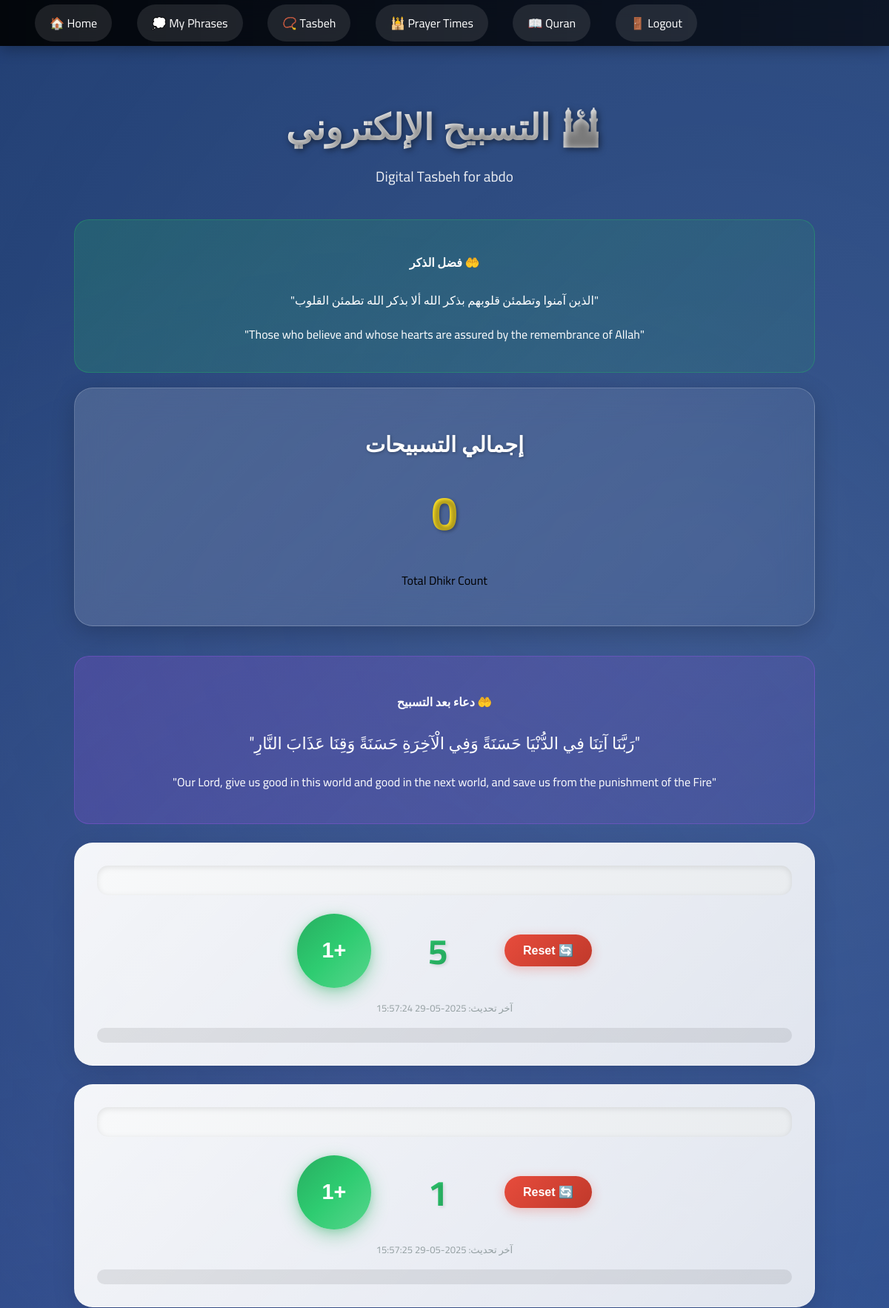
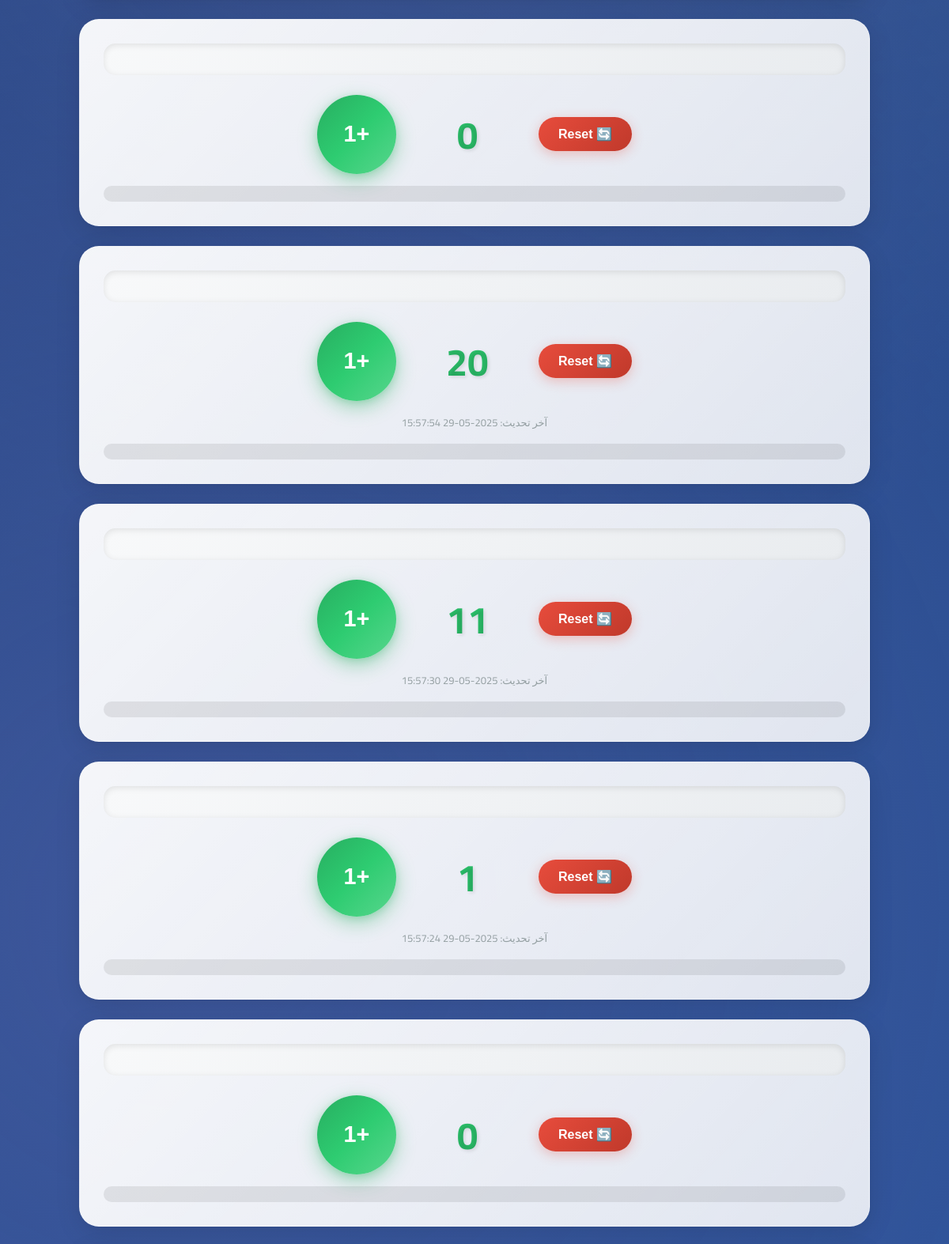
Screenshot of /tasbeh (signed in, upper part) with the database file from the repository (2 pictures, top to bottom).
### tables this page shows
CREATE TABLE tasbeh_counts (
            id INTEGER PRIMARY KEY AUTOINCREMENT,
            user_id INTEGER,
            phrase TEXT NOT NULL,
            count INTEGER DEFAULT 0,
            last_updated TIMESTAMP DEFAULT CURRENT_TIMESTAMP,
            FOREIGN KEY (user_id) REFERENCES users (id),
            UNIQUE(user_id, phrase)
        );

### app.py (the view)
@app.route('/tasbeh')
def tasbeh():
    if 'user_id' not in session:
        return redirect(url_for('login'))
    conn = get_db_connection()
    cursor = conn.cursor()
    cursor.execute('''
        SELECT phrase, count, last_updated
        FROM tasbeh_counts
        WHERE user_id = ?
        ORDER BY last_updated DESC
    ''', (session['user_id'],))
    user_counts = {}
    for row in cursor.fetchall():
        user_counts[row[0]] = {'count': row[1], 'last_updated': row[2]}
    conn.close()
    phrases_data = []
    for i, phrase in enumerate(islamic_phrases):
        count_data = user_counts.get(phrase, {'count': 0, 'last_updated': None})
        phrases_data.append({
            'id': i + 1,
            'text': phrase,
            'count': count_data['count'],
            'last_updated': count_data['last_updated']
        })
    total_dhikr = sum(phrase['count'] for phrase in phrases_data)
    return render_template('tasbeh.html',
                         phrases=phrases_data,
                         username=session.get('username'),
                         total_dhikr=total_dhikr)

### app.py (called while the page is built)
def get_db_connection():
    db_path = '/app/data/app.db' if os.path.exists('/app/data') else 'app.db'
    return sqlite3.connect(db_path)

@app.context_processor
def inject_theme_settings():
    return {
        'theme_css': url_for('static', filename='css/theme.css'),
        'theme_js': url_for('static', filename='js/theme.js')
    }

### templates/tasbeh.html (shortened to what this page needs)
<!DOCTYPE html>
<html lang="ar" dir="rtl">
<head>
</head>
<body>
    <nav class="navbar" style="direction: ltr;">
        <a href="{{ url_for('home') }}">🏠 Home</a>
        <a href="{{ url_for('my_phrases') }}">💭 My Phrases</a>
        <a href="{{ url_for('tasbeh') }}">📿 Tasbeh</a>
        <a href="{{ url_for('prayer_times') }}">🕌 Prayer Times</a>
        <a href="{{ url_for('quran') }}">📖 Quran</a>
        <a href="{{ url_for('logout') }}">🚪 Logout</a>
    </nav>
    <div class="container">
        <div class="header">
            <h1>🕌 التسبيح الإلكتروني</h1>
            <p>Digital Tasbeh for {{ username }}</p>
        </div>
        <div class="islamic-reminder">
            <h4>🤲 فضل الذكر</h4>
            <p>"الذين آمنوا وتطمئن قلوبهم بذكر الله ألا بذكر الله تطمئن القلوب"</p>
            <p>"Those who believe and whose hearts are assured by the remembrance of Allah"</p>
        </div>
        <div class="total-counter">
            <h3>إجمالي التسبيحات</h3>
            <div class="total-count" id="totalCount">0</div>
            <p>Total Dhikr Count</p>
        </div>
        <div class="dua-section">
            <h4>🤲 دعاء بعد التسبيح</h4>
            <div class="dua-text">
                "رَبَّنَا آتِنَا فِي الدُّنْيَا حَسَنَةً وَفِي الْآخِرَةِ حَسَنَةً وَقِنَا عَذَابَ النَّارِ"
            </div>
            <p>"Our Lord, give us good in this world and good in the next world, and save us from the punishment of the Fire"</p>
        </div>
        {% for phrase_data in phrases %}
        <div class="phrase-container" style="animation-delay: {{ loop.index0 * 0.1 }}s">
            <div class="phrase-text">{{ phrase_data.phrase }}</div>
            <div class="counter-section">
                <button class="reset-btn" onclick="resetCount('{{ phrase_data.phrase }}', this, {{ loop.index0 }})">
                    🔄 Reset
                </button>
                <div class="count-display" id="count-{{ loop.index0 }}">
                    {{ phrase_data.count }}
                </div>
                <button class="count-btn main" onclick="incrementCount('{{ phrase_data.phrase }}', {{ loop.index0 }}, this)">
                    +1
                </button>
            </div>
            {% if phrase_data.last_updated %}
            <div class="last-updated">
                آخر تحديث: {{ phrase_data.last_updated }}
            </div>
            {% endif %}
            <div class="hadith-quote">
            </div>
        </div>
        {% endfor %}
    </div>
</body>
</html>

### rows the page displays
tasbeh_counts: count "5", last_updated "2025-05-29 15:57:24"
tasbeh_counts: count "1", last_updated "2025-05-29 15:57:25"
tasbeh_counts: count "20", last_updated "2025-05-29 15:57:54"
tasbeh_counts: count "11", last_updated "2025-05-29 15:57:30"
tasbeh_counts: count "1", last_updated "2025-05-29 15:57:24"

### other values shown
{{ username }} "abdo"
{{ phrase_data.count }} "0" "0"
